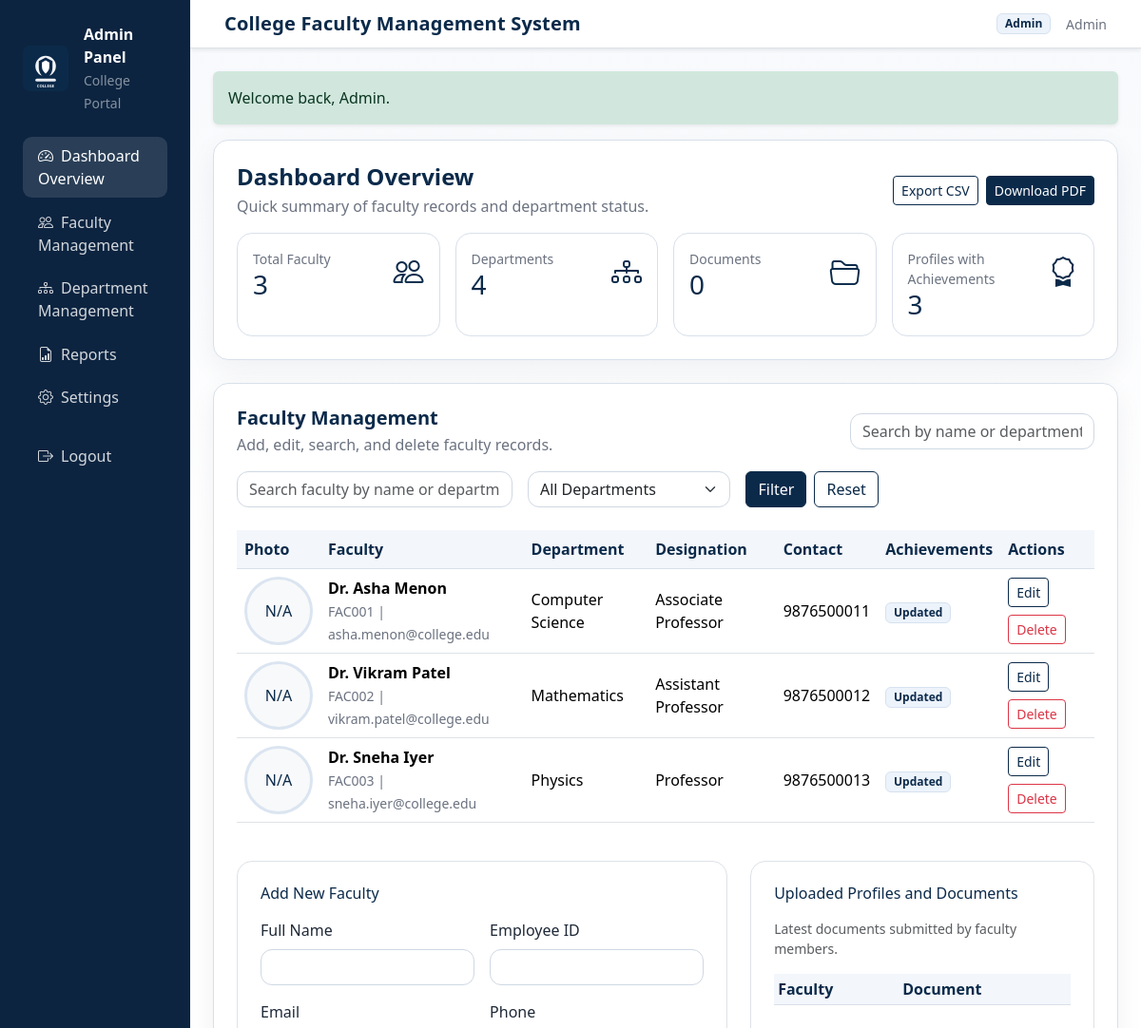
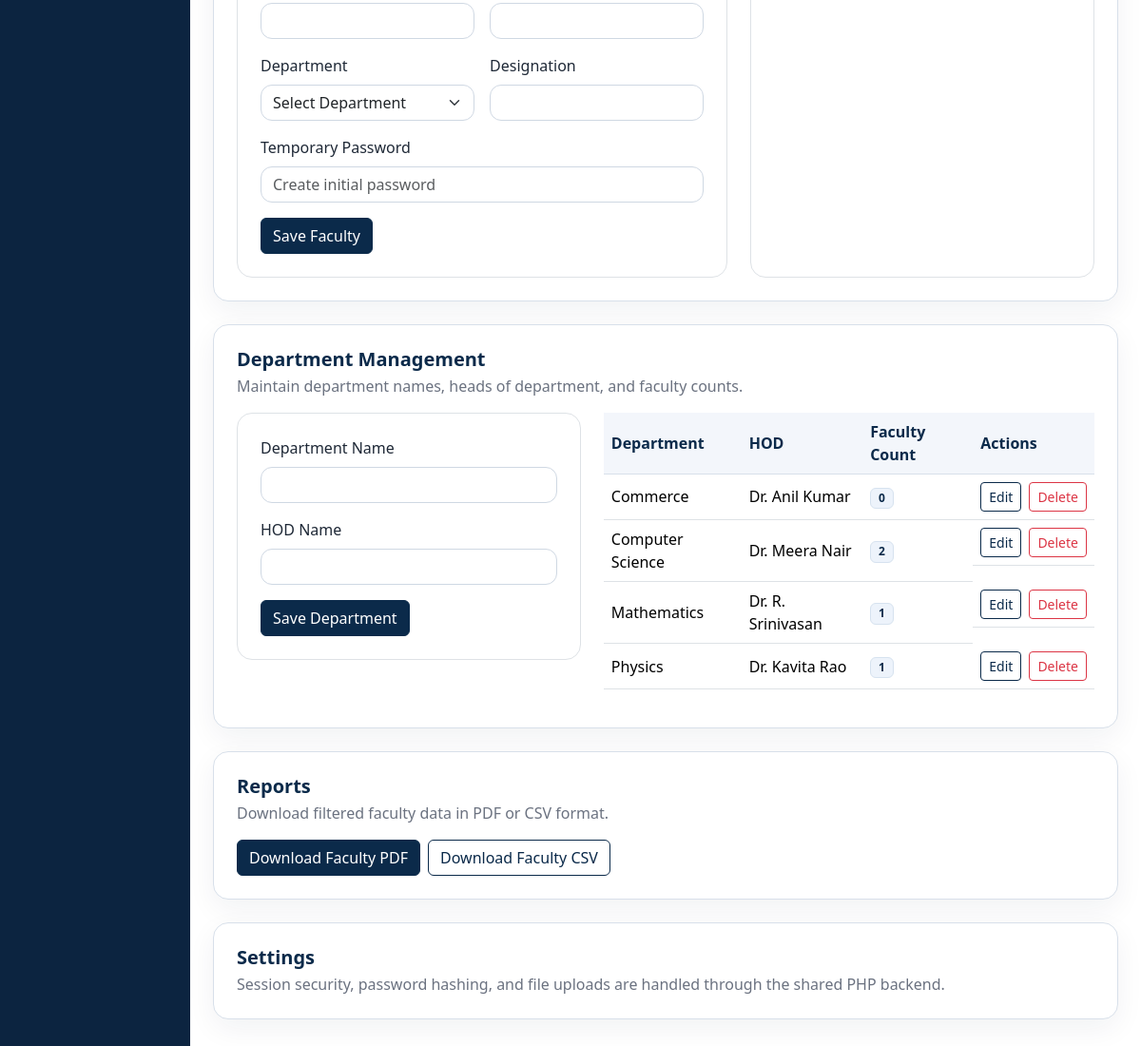
Page /admin/dashboard.php (signed in) on the committed database (2 pictures, top to bottom).
### tables this page shows
CREATE TABLE faculty_profiles (
    id INT UNSIGNED AUTO_INCREMENT PRIMARY KEY,
    faculty_id INT UNSIGNED NOT NULL,
    qualification TEXT,
    experience TEXT,
    research_interests TEXT,
    achievements LONGTEXT,
    certifications LONGTEXT,
    publications LONGTEXT,
    profile_photo VARCHAR(255) DEFAULT NULL,
    updated_at TIMESTAMP NOT NULL DEFAULT CURRENT_TIMESTAMP ON UPDATE CURRENT_TIMESTAMP,
    CONSTRAINT fk_profiles_faculty FOREIGN KEY (faculty_id) REFERENCES faculty_users(id) ON DELETE CASCADE
);

CREATE TABLE faculty_users (
    id INT UNSIGNED AUTO_INCREMENT PRIMARY KEY,
    full_name VARCHAR(150) NOT NULL,
    employee_id VARCHAR(50) NOT NULL UNIQUE,
    email VARCHAR(150) NOT NULL UNIQUE,
    password VARCHAR(255) NOT NULL,
    department VARCHAR(120) NOT NULL,
    designation VARCHAR(120) NOT NULL,
    phone VARCHAR(20) NOT NULL,
    created_at TIMESTAMP NOT NULL DEFAULT CURRENT_TIMESTAMP
);

CREATE TABLE departments (
    id INT UNSIGNED AUTO_INCREMENT PRIMARY KEY,
    department_name VARCHAR(150) NOT NULL UNIQUE,
    hod_name VARCHAR(150) NOT NULL,
    faculty_count INT NOT NULL DEFAULT 0
);

### admin/dashboard.php (the view, shortened to what the rows shown need)
<?php
require_once __DIR__ . '/../config.php';
$facultyParams = [];
$facultySql = 'SELECT f.*, p.qualification, p.experience, p.research_interests, p.achievements, p.certifications, p.publications, p.profile_photo, p.updated_at FROM faculty_users f LEFT JOIN faculty_profiles p ON p.faculty_id = f.id';
$facultySql .= ' ORDER BY f.created_at DESC';
$facultyStatement = $pdo->prepare($facultySql);
$facultyStatement->execute($facultyParams);
$facultyRows = $facultyStatement->fetchAll();
$departmentRows = $pdo->query('SELECT * FROM departments ORDER BY department_name ASC')->fetchAll();
?>
<!doctype html>
<html lang="en">
<head>
    <link href="https://cdn.jsdelivr.net/npm/bootstrap@5.3.3/dist/css/bootstrap.min.css" rel="stylesheet">
    <link href="https://cdn.jsdelivr.net/npm/bootstrap-icons@1.11.3/font/bootstrap-icons.min.css" rel="stylesheet">
    <link href="../assets/css/style.css" rel="stylesheet">
</head>
<body class="bg-light">
<div class="container-fluid">
    <div class="row">
        <main class="col-lg-10 p-0">
            <div class="p-3 p-lg-4">
                <section id="overview" class="mb-4">
                    <div class="page-shell p-4">
                        <div class="d-flex justify-content-between align-items-center flex-wrap gap-2 mb-3">
                            <div>
                                <h1 class="h4 section-title mb-1">Dashboard Overview</h1>
                            </div>
                        </div>
                    </div>
                </section>
                <section id="faculty" class="mb-4">
                    <div class="page-shell p-4">
                        <div class="d-flex justify-content-between align-items-center flex-wrap gap-3 mb-3">
                            <div>
                                <h2 class="h5 section-title mb-1">Faculty Management</h2>
                            </div>
                        </div>
                        <div class="table-responsive mb-4" data-filter-table>
                            <table class="table table-hover align-middle">
                                <thead>
                                    <tr>
                                        <th>Photo</th>
                                        <th>Faculty</th>
                                        <th>Department</th>
                                        <th>Designation</th>
                                        <th>Contact</th>
                                        <th>Achievements</th>
                                        <th>Actions</th>
                                    </tr>
                                </thead>
                                <tbody>
                                <?php foreach ($facultyRows as $faculty): ?>
                                    <tr>
                                        <td>
                                            <?php if (!empty($faculty['profile_photo'])): ?>
                                                <img src="../<?php echo app_safe_string(ltrim((string) $faculty['profile_photo'], '/')); ?>" alt="Profile Photo" class="avatar">
                                            <?php else: ?>
                                                <div class="avatar d-flex align-items-center justify-content-center bg-light text-navy">N/A</div>
                                            <?php endif; ?>
                                        </td>
                                        <td>
                                            <div class="fw-semibold"><?php echo app_safe_string($faculty['full_name']); ?></div>
                                            <small class="muted-text"><?php echo app_safe_string($faculty['employee_id']); ?> | <?php echo app_safe_string($faculty['email']); ?></small>
                                        </td>
                                        <td><?php echo app_safe_string($faculty['department']); ?></td>
                                        <td><?php echo app_safe_string($faculty['designation']); ?></td>
                                        <td><?php echo app_safe_string($faculty['phone']); ?></td>
                                        <td>
                                            <span class="badge badge-soft"><?php echo $faculty['achievements'] ? 'Updated' : 'Pending'; ?></span>
                                        </td>
                                        <td>
                                            <div class="d-flex flex-wrap gap-2">
                                                <a class="btn btn-sm btn-outline-navy" href="?edit_faculty=<?php echo (int) $faculty['id']; ?>#faculty-form">Edit</a>
                                                <form method="post" class="d-inline">
                                                    <button type="submit" class="btn btn-sm btn-outline-danger" data-confirm="Delete this faculty record?">Delete</button>
                                                </form>
                                            </div>
                                        </td>
                                    </tr>
                                <?php endforeach; ?>
                                </tbody>
                            </table>
                        </div>
                        <div id="faculty-form" class="row g-4">
                            <div class="col-lg-5">
                                <div class="border rounded-4 p-4 bg-white h-100">
                                    <div class="table-responsive">
                                        <table class="table table-sm">
                                            <thead>
                                                <tr>
                                                    <th>Faculty</th>
                                                    <th>Document</th>
                                                </tr>
                                            </thead>
                                        </table>
                                    </div>
                                </div>
                            </div>
                        </div>
                    </div>
                </section>
                <section id="departments" class="mb-4">
                    <div class="page-shell p-4">
                        <h2 class="h5 section-title mb-1">Department Management</h2>
                        <div class="row g-4">
                            <div class="col-lg-7">
                                <div class="table-responsive">
                                    <table class="table table-hover">
                                        <thead>
                                            <tr>
                                                <th>Department</th>
                                                <th>HOD</th>
                                                <th>Faculty Count</th>
                                                <th>Actions</th>
                                            </tr>
                                        </thead>
                                        <tbody>
                                        <?php foreach ($departmentRows as $department): ?>
                                            <tr>
                                                <td><?php echo app_safe_string($department['department_name']); ?></td>
                                                <td><?php echo app_safe_string($department['hod_name']); ?></td>
                                                <td><span class="badge badge-soft"><?php echo (int) $department['faculty_count']; ?></span></td>
                                                <td class="d-flex gap-2">
                                                    <a href="?edit_department=<?php echo (int) $department['id']; ?>#departments" class="btn btn-sm btn-outline-navy">Edit</a>
                                                    <form method="post">
                                                        <button type="submit" class="btn btn-sm btn-outline-danger" data-confirm="Delete this department?">Delete</button>
                                                    </form>
                                                </td>
                                            </tr>
                                        <?php endforeach; ?>
                                        </tbody>
                                    </table>
                                </div>
                            </div>
                        </div>
                    </div>
                </section>
                <section id="reports" class="mb-4">
                    <div class="page-shell p-4">
                        <h2 class="h5 section-title mb-1">Reports</h2>
                    </div>
                </section>
                <section id="settings" class="mb-4">
                    <div class="page-shell p-4">
                        <h2 class="h5 section-title mb-1">Settings</h2>
                    </div>
                </section>
            </div>
        </main>
    </div>
</div>
</body>
</html>

### rows in the picture
faculty_profiles: shows "N/A", faculty.full_name "Dr. Asha Menon", faculty.employee_id "FAC001", faculty.email "asha.menon@college.edu", faculty.department "Computer Science", faculty.designation "Associate Professor", faculty.phone "9876500011", shows "Updated"
faculty_profiles: shows "N/A", faculty.full_name "Dr. Vikram Patel", faculty.employee_id "FAC002", faculty.email "vikram.patel@college.edu", faculty.department "Mathematics", faculty.designation "Assistant Professor", faculty.phone "9876500012", shows "Updated"
faculty_profiles: shows "N/A", faculty.full_name "Dr. Sneha Iyer", faculty.employee_id "FAC003", faculty.email "sneha.iyer@college.edu", faculty.department "Physics", faculty.designation "Professor", faculty.phone "9876500013", shows "Updated"
departments: department_name "Commerce", hod_name "Dr. Anil Kumar", faculty_count "0"
departments: department_name "Computer Science", hod_name "Dr. Meera Nair", faculty_count "2"
departments: department_name "Mathematics", hod_name "Dr. R. Srinivasan", faculty_count "1"
departments: department_name "Physics", hod_name "Dr. Kavita Rao", faculty_count "1"

### other values in the picture
app_safe_string($loginUser['display_name'] ?? '') "Admin"
app_safe_string($message) "Welcome back, Admin."
$facultyCount "3"
$departmentCount "4"
$documentCount "0"
$achievementCount "3"
